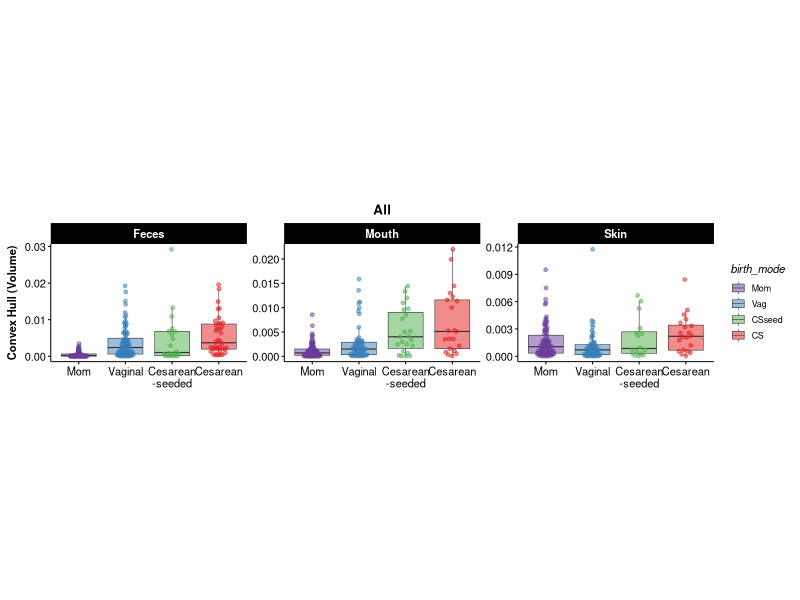
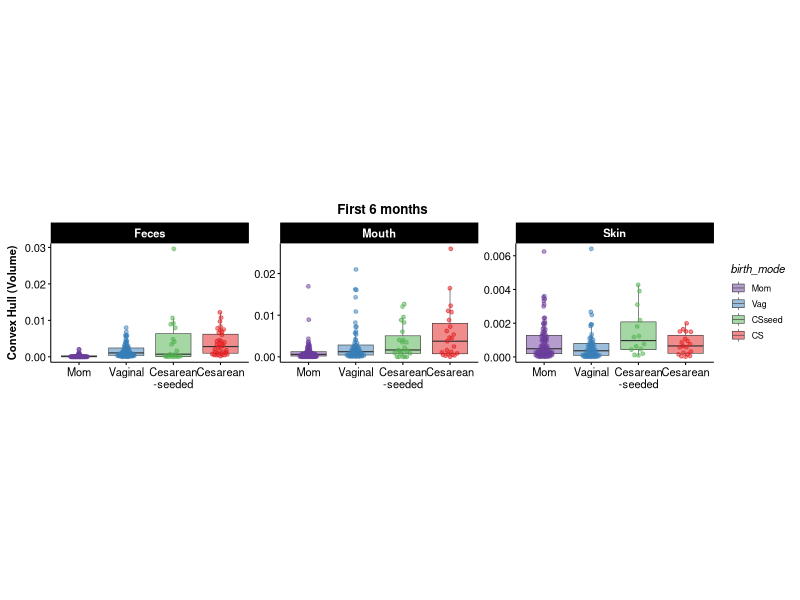
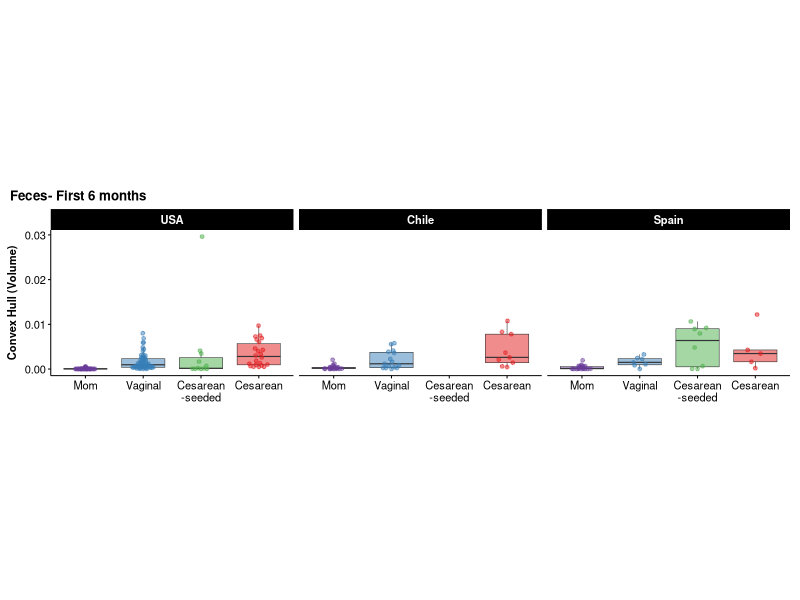
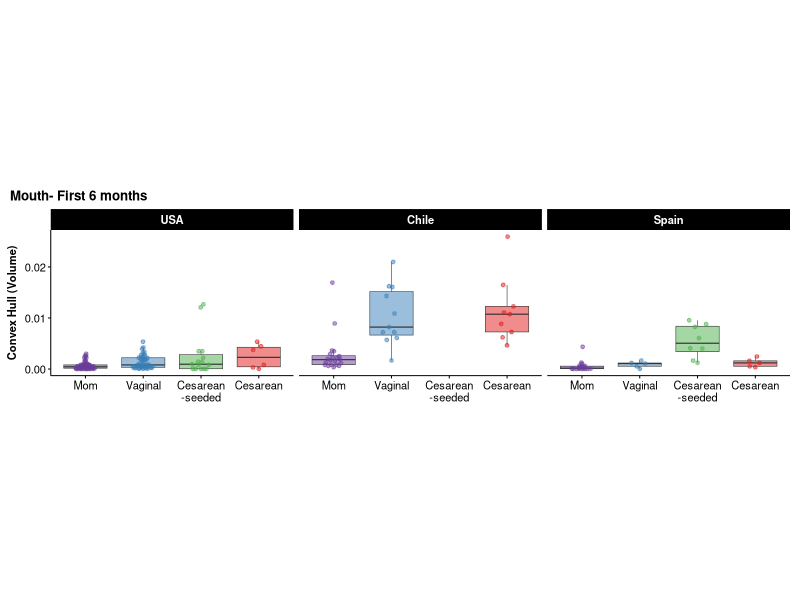
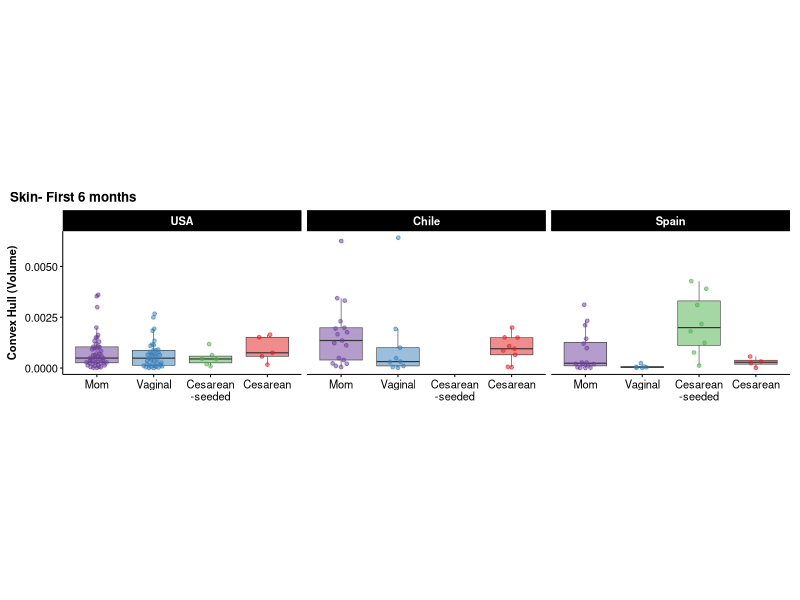

Generate these figures, in order, with R: (Note: this script raises an error after producing the figures.)
## ---- chunk 1
knitr::opts_chunk$set(echo = TRUE, cache = TRUE, warning = FALSE, message = FALSE)
# Loading library here
library(tidyverse)
library(ggbeeswarm)

sessionInfo()
np = switch(Sys.info()[['sysname']], Windows = 1, Darwin = 4)
fig_path = "tmp_figs/"
## ---- chunk 2
theme_Pub <- function(base_size=10) {
    require(grid)
    require(ggthemes)
    (theme_foundation(base_size=base_size)
        + theme(plot.title = element_text(face = "bold",
                                          size = rel(1.2), hjust = 0.5),
                text = element_text(),
                panel.background = element_rect(colour = NA),
                plot.background = element_rect(colour = NA),
                panel.border = element_rect(colour = NA),
                axis.title = element_text(face = "bold", size = rel(1), color = "black"),
                axis.title.y = element_text(angle=90, vjust =2),
                axis.title.x = element_text(vjust = -0.2),
                axis.text = element_text(size = rel(1), color = "black"),
                axis.line = element_line(color = "black", size = 1/.pt),
                axis.ticks = element_line(color = "black", size = 1/.pt),
                panel.grid.major = element_line(color = "grey", size = 0.1),
                panel.grid.minor = element_line(color = "grey", size = 0.1),
                legend.key = element_rect(colour = NA),
                legend.position = "right",
                legend.direction = "vertical",
                legend.key.size= unit(0.4, "cm"),
                legend.title = element_text(face="italic"),
                legend.text=element_text(size = rel(0.8)),
                plot.margin=unit(c(1,0.5,0.5,0.5),"lines"),
                strip.background=element_rect(colour="black",fill="black"),
                strip.text = element_text(face="bold", color = "white", size = rel(1))
        ))
}


set_panel_size <- function (p = last_plot(), g = ggplot2::ggplotGrob(p), file = NULL, margin = unit(1, "mm"), width = unit(4, "cm"), height = unit(4, "cm"), panel.size = T, msg = F, bitmap = "png", useDingbats = F, ...) {
    # This function is used to fine-tube the size of the panel
    #
    # Args:
    #   p: the ggplot object
    #   g: the ggplotGrob table for p, usually this parameter should not be changed
    #   file: file path
    #   margin: page margin, a unit object
    #   width: the exact unit object
    #   height: the exact unit object
    #   panel.size: whether the width and height is panel size or the overall graph
    #   msg: whether to print the grob table
    #   bitmap: whether to also export an exact version of bitmap: "png", "tiff", NULL
    #   ...: other ggsave parameters
    panels <- grep("panel", g$layout$name)
    panel_index_w <- unique(g$layout$l[panels])
    panel_index_h <- unique(g$layout$t[panels])
    nw <- length(panel_index_w)
    nh <- length(panel_index_h)
    if (panel.size){
        if (length(width)==1 & length(height)==1){
            g$widths[panel_index_w] <- rep(width, nw)
            g$heights[panel_index_h] <- rep(height, nh)
            if (!is.null(file)) {
                ggplot2::ggsave(file, g, width = grid::convertWidth(sum(g$widths) + 2 * margin, unitTo = "in", valueOnly = TRUE), height = grid::convertHeight(sum(g$heights) + 2 * margin, unitTo = "in", valueOnly = TRUE), useDingbats = useDingbats, ...)
                if (!is.null(bitmap)) {
                    ggplot2::ggsave(paste0(tools::file_path_sans_ext(file), ".", bitmap), g, width = grid::convertWidth(sum(g$widths) + 2 * margin, unitTo = "in", valueOnly = TRUE), height = grid::convertHeight(sum(g$heights) + 2 * margin, unitTo = "in", valueOnly = TRUE),  dpi = 600, ...)
                }
            }
        }
        else{
            g$widths[panel_index_w] <- width
            g$heights[panel_index_h] <- height
            if (!is.null(file)) {
                ggplot2::ggsave(file, g, width = grid::convertWidth(sum(g$widths) + 2 * margin, unitTo = "in", valueOnly = TRUE), height = grid::convertHeight(sum(g$heights) + 2 * margin, unitTo = "in", valueOnly = TRUE), useDingbats = useDingbats, ...)
                if (!is.null(bitmap)) {
                    ggplot2::ggsave(paste0(tools::file_path_sans_ext(file), ".", bitmap), g, width = grid::convertWidth(sum(g$widths) + 2 * margin, unitTo = "in", valueOnly = TRUE), height = grid::convertHeight(sum(g$heights) + 2 * margin, unitTo = "in", valueOnly = TRUE),  dpi = 600, ...)
                }
            }
        }
    }
    else{
        sum_panel_width = convertWidth(width - sum(g$widths[-panel_index_w]) - 2 * margin, unitTo = "in", valueOnly = TRUE)
        sum_panel_height = convertWidth(height - sum(g$heights[-panel_index_h]) - 2 * margin, unitTo = "in", valueOnly = TRUE)
        panel_width_r <- as.numeric(g$widths[panel_index_w])
        panel_height_r <- as.numeric(g$heights[panel_index_h])
        g$widths[panel_index_w] <- unit(panel_width_r/sum(panel_width_r)*sum_panel_width, units = "in")
        g$heights[panel_index_h] <- unit(panel_height_r/sum(panel_height_r)*sum_panel_height, units = "in")
        if (!is.null(file)) {
            ggplot2::ggsave(file, g, width = width, height = height, useDingbats = useDingbats, ...)
            if (!is.null(bitmap)) {
                ggplot2::ggsave(paste0(tools::file_path_sans_ext(file), ".", bitmap), g, width = grid::convertWidth(sum(g$widths) + 2 * margin, unitTo = "in", valueOnly = TRUE), height = grid::convertHeight(sum(g$heights) + 2 * margin, unitTo = "in", valueOnly = TRUE),  dpi = 600, ...)
            }
            print(g$widths[panel_index_w])
            print(g$heights[panel_index_h])
        }
    }
}


## ---- chunk 3
# import metadata
Convex_all <- read.delim("../results/ConvexHullOutput.csv", header = T, sep = ",", na.strings = c("", "NA"), stringsAsFactors = F) %>% select(-X) %>% mutate(birth_mode = factor(birth_mode, levels = c("Mom", "Vag", "CSseed", "CS")), body_site2 = ifelse(body_site=="Forearm", "Skin", body_site))

Convex_6mon <- read.delim("../results/ConvexHullOutput_6mon.csv", header = T, sep = ",", na.strings = c("", "NA"), stringsAsFactors = F) %>% select(-X) %>% mutate(birth_mode = factor(birth_mode, levels = c("Mom", "Vag", "CSseed", "CS")), body_site2 = ifelse(body_site=="Forearm", "Skin", body_site))


clr_bm = c("#e41a1c", "#4daf4a", "#377eb8", "#6a3d9a")
names(clr_bm) = c("CS", "CSseed", "Vag", "Mom")
## ---- chunk 4

ggplot(Convex_all, aes(x = birth_mode, y = convexhull_volume)) +
    geom_boxplot(aes(fill = birth_mode), alpha = 0.5, outlier.shape = NA, lwd = 0.2) +
    geom_quasirandom(size = 1, width = 0.2, alpha = 0.5, aes(color = birth_mode), show.legend = F) +
    facet_wrap(.~body_site2, scales = "free_y") +
    scale_x_discrete(labels = c("Mom", "Vaginal", "Cesarean\n-seeded", "Cesarean")) +
    scale_color_manual(values = clr_bm) +
    scale_fill_manual(values = clr_bm) +
    theme_Pub(base_size = 8) + theme(aspect.ratio = 0.6, panel.grid.major = element_blank(), panel.grid.minor = element_blank()) +
    labs(x = "", y = "Convex Hull (Volume)", title = "All")
set_panel_size(file = "../results/Figure-ConvexHull-R.pdf", width = unit(2, "in"), height = unit(1.2, "in"))

ggplot(Convex_6mon, aes(x = birth_mode, y = convexhull_volume)) +
    geom_boxplot(aes(fill = birth_mode), alpha = 0.5, outlier.shape = NA, lwd = 0.2) +
    geom_quasirandom(size = 1, width = 0.2, alpha = 0.5, aes(color = birth_mode), show.legend = F) +
    facet_wrap(.~body_site2, scales = "free_y") +
    scale_x_discrete(labels = c("Mom", "Vaginal", "Cesarean\n-seeded", "Cesarean")) +
    scale_color_manual(values = clr_bm) +
    scale_fill_manual(values = clr_bm) +
    theme_Pub(base_size = 8) + theme(aspect.ratio = 0.6, panel.grid.major = element_blank(), panel.grid.minor = element_blank()) +
    labs(x = "", y = "Convex Hull (Volume)", title = "First 6 months")
set_panel_size(file = "../results/Figure-ConvexHull-6mon-R.pdf", width = unit(2, "in"), height = unit(1.2, "in"))
## ---- chunk 5
# By countries

Convex_6mon_2 <- Convex_6mon %>% mutate(country = substr(subjectid_unique, 1, 2), country = case_when(country =="BL" ~ "Bolivia", country %in% c("Ch", "CH") ~ "Chile", country  =="ES" ~ "Spain", T ~ "USA") %>% factor(levels = c("USA", "Chile", "Spain", "Bolivia")))
for (bb in c("Feces", "Mouth", "Skin")){
    p = ggplot(Convex_6mon_2 %>% filter(country!="Bolivia", body_site2==bb), aes(x = birth_mode, y = convexhull_volume)) +
        geom_boxplot(aes(fill = birth_mode), alpha = 0.5, outlier.shape = NA, lwd = 0.2, show.legend = F) +
        geom_quasirandom(size = 1, width = 0.2, alpha = 0.5, aes(color = birth_mode), show.legend = F) +
        facet_grid(.~country) +
        scale_x_discrete(labels = c("Mom" = "Mom", "Vag" = "Vaginal", "CSseed" = "Cesarean\n-seeded", "CS" = "Cesarean"), drop = F) +
        scale_y_continuous(n.breaks = 4) +
        scale_color_manual(values = clr_bm) +
        scale_fill_manual(values = clr_bm) +
        theme_Pub(base_size = 8) + theme(aspect.ratio = 0.6, plot.title = element_text(hjust = 0), plot.title.position = "plot", panel.grid.major = element_blank(), panel.grid.minor = element_blank()) +
        labs(x = "", y = "Convex Hull (Volume)", title = paste0(bb, "- First 6 months"))
    print(p)
    set_panel_size(file = paste0( "../results/Figure-ConvexHull-6mon-R-", bb, ".pdf"), width = unit(2.2, "in"), height = unit(1.2, "in"))
}

Convex_all_2 <- Convex_all %>% mutate(country = substr(subjectid_unique, 1, 2), country = case_when(country =="BL" ~ "Bolivia", country %in% c("Ch", "CH") ~ "Chile", country  =="ES" ~ "Spain", T ~ "USA"))

ggplot(Convex_6mon_2 %>% filter(country!="Bolivia"), aes(x = birth_mode, y = convexhull_volume)) +
        geom_boxplot(aes(fill = birth_mode), alpha = 0.5, outlier.shape = NA, lwd = 0.2) +
        geom_quasirandom(size = 1, width = 0.2, alpha = 0.5, aes(color = birth_mode), show.legend = F) +
        facet_wrap(.~body_site2+country, scales = "free_y", ncol = 3) +
        scale_x_discrete(labels = c("Mom" = "Mom", "Vag" = "Vaginal", "CSseed" = "Cesarean\n-seeded", "CS" = "Cesarean"), drop = F) +
        scale_y_continuous(n.breaks = 4) +
        scale_color_manual(values = clr_bm) +
        scale_fill_manual(values = clr_bm) +
        theme_Pub(base_size = 8) + theme(aspect.ratio = 0.6, plot.title = element_text(hjust = 0), plot.title.position = "plot", panel.grid.major = element_blank(), panel.grid.minor = element_blank()) +
        labs(x = "", y = "Convex Hull (Volume)", title = paste0(cc, "- First 6 months"))
